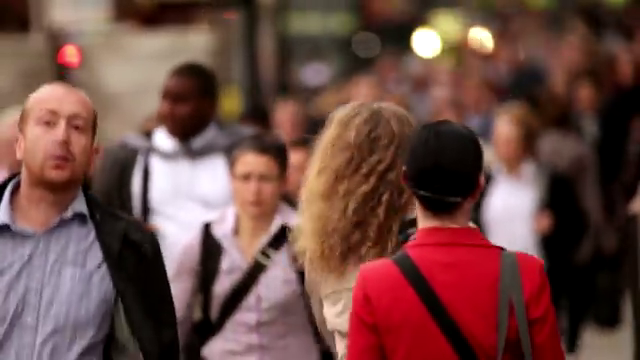
#> input picture frame 72 of test video.mp4, 640 x 360 px
$ python backup.py
#> lines starting #> are read from the running program, lines starting #| are printed output that depends on the picture; after the words box and inside, x2 and y2 are one past the last pixel; in counts of white or black regions, pixels touching at a corner belong together
import cv2
import os
import pathlib

# Load Haar Cascade XML files for face, eyes, and smile
face_cascade_path = pathlib.Path(cv2.__file__).parent.absolute() / "data/haarcascade_frontalface_default.xml"
eye_cascade_path = pathlib.Path(cv2.__file__).parent.absolute() / "data/haarcascade_eye.xml"
smile_cascade_path = pathlib.Path(cv2.__file__).parent.absolute() / "data/haarcascade_smile.xml"

face_cascade = cv2.CascadeClassifier(str(face_cascade_path))
eye_cascade = cv2.CascadeClassifier(str(eye_cascade_path))
smile_cascade = cv2.CascadeClassifier(str(smile_cascade_path))

# File path (image or video)
file_path = "test video.mp4"  # Replace with your image or video file

if not os.path.exists(file_path):
    print(f"Error: File not found at {file_path}")
else:
    if file_path.lower().endswith(('.mp4', '.avi', '.mov', '.mkv')):  # Video extensions
        camera = cv2.VideoCapture(file_path)
        while True:
            ret, frame = camera.read()
#> frame is the input picture: shape (360, 640, 3); mean B, G, R 68.4, 74.2, 110.8
            if not ret:
                print("End of video or unable to fetch frame.")
                break

            gray = cv2.cvtColor(frame, cv2.COLOR_BGR2GRAY)
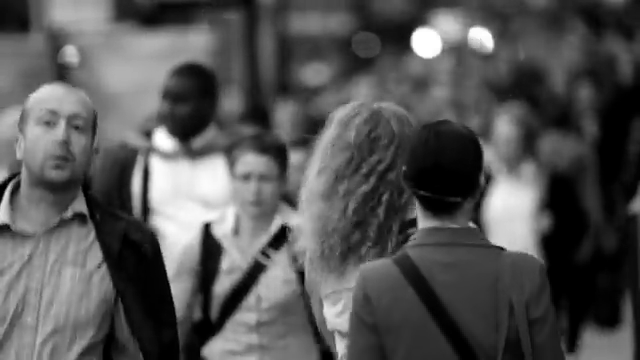
#> gray: shape (360, 640); min 0, max 255, mean 84.4

            # Detect faces
            faces = face_cascade.detectMultiScale(
                gray,
                scaleFactor=1.1,
                minNeighbors=5,
                minSize=(30, 30),
                flags=cv2.CASCADE_SCALE_IMAGE
            )
#> faces = [[224, 155, 62, 62], [18, 89, 89, 89]]

            for (x, y, width, height) in faces:
                cv2.rectangle(frame, (x, y), (x + width, y + height), (255, 255, 0), 2)
                confidence_face = (width * height) / (gray.shape[0] * gray.shape[1]) * 100
                cv2.putText(frame, f"Face: {confidence_face:.2f}%", (x, y - 10), cv2.FONT_HERSHEY_SIMPLEX, 0.6, (255, 255, 0), 2)

                # Region of interest for the face
                roi_gray = gray[y:y + height, x:x + width]
                roi_color = frame[y:y + height, x:x + width]

                # Detect smiles in the lower half of the face
                mouth_roi_gray = roi_gray[height // 2:, :]
                smiles = smile_cascade.detectMultiScale(
                    mouth_roi_gray,
                    scaleFactor=1.8,  # Fine-tune for better accuracy
                    minNeighbors=20,  # Increase for fewer false positives
                    minSize=(25, 25),  # Minimum size for a valid smile
                    flags=cv2.CASCADE_SCALE_IMAGE
                )

                for (sx, sy, sw, sh) in smiles:
                    cv2.rectangle(roi_color, (sx, height // 2 + sy), (sx + sw, height // 2 + sy + sh), (0, 0, 255), 2)
                    confidence_smile = (sw * sh) / (roi_gray.shape[0] * roi_gray.shape[1]) * 100
                    cv2.putText(roi_color, f"Smile: {confidence_smile:.2f}%", (sx, height // 2 + sy - 10), cv2.FONT_HERSHEY_SIMPLEX, 0.5, (0, 0, 255), 1)
#> this loop made 2 passes
#> (x, y, width, height, confidence_face) on passes 1 to 2: (224, 155, 62, 62, 1.67), (18, 89, 89, 89, 3.44)
#> pass 1, `mouth_roi_gray = roi_gray[height // 2:, :]`:
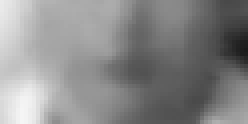
#> mouth_roi_gray: shape (31, 62) (shown 4 times larger); min 26, max 245, mean 137.3
#> pass 2, `roi_gray = gray[y:y + height, x:x + width]`:
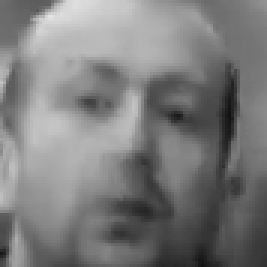
#> roi_gray: shape (89, 89) (shown 3 times larger); min 18, max 226, mean 124
#> after the loop:
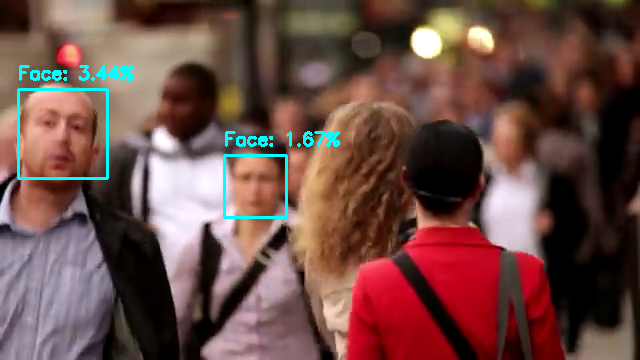
#> frame: shape (360, 640, 3); 1.44% of pixels changed, all inside (x1, y1, x2, y2) = (17, 65, 340, 219)
#> after the loop:
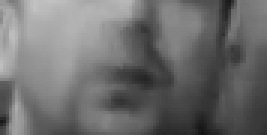
#> mouth_roi_gray: shape (45, 89) (shown 3 times larger); min 19, max 193, mean 109.7
#> after the loop:
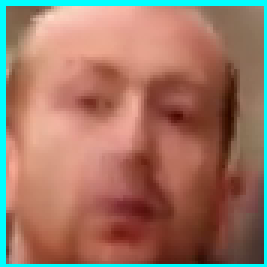
#> roi_color: shape (89, 89, 3) (shown 3 times larger); mean B, G, R 101.2, 118, 157.1

            resized_frame = cv2.resize(frame, (640, 480))
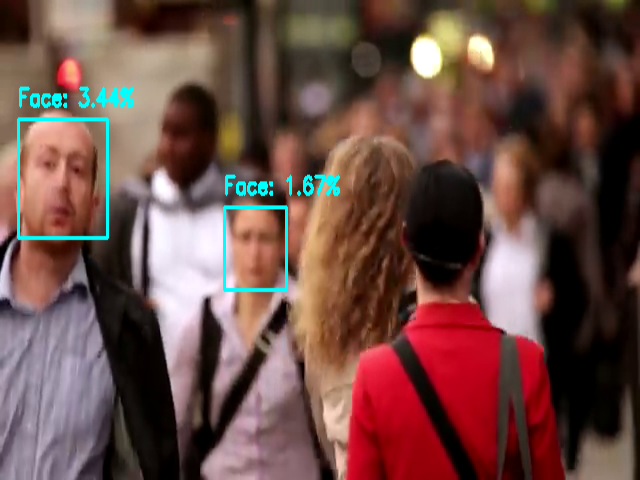
#> resized_frame: shape (480, 640, 3); mean B, G, R 70.7, 76.4, 108.8
            cv2.imshow("Video Frame - Faces and Smiles", resized_frame)

            if cv2.waitKey(1) & 0xFF == ord('q'):
#> (key q is pressed here)
                break

        camera.release()

    elif file_path.lower().endswith(('.jpg', '.jpeg', '.png', '.bmp', '.tiff')):  # Image extensions
        image = cv2.imread(file_path)
        if image is None:
            print("Error: Unable to load the image. Check the file format.")
        else:
            gray = cv2.cvtColor(image, cv2.COLOR_BGR2GRAY)

            # Detect faces
            faces = face_cascade.detectMultiScale(
                gray,
                scaleFactor=1.1,
                minNeighbors=5,
                minSize=(30, 30),
                flags=cv2.CASCADE_SCALE_IMAGE
            )

            for (x, y, width, height) in faces:
                cv2.rectangle(image, (x, y), (x + width, y + height), (255, 255, 0), 2)
                confidence_face = (width * height) / (gray.shape[0] * gray.shape[1]) * 100
                cv2.putText(image, f"Face: {confidence_face:.2f}%", (x, y - 10), cv2.FONT_HERSHEY_SIMPLEX, 0.6, (255, 255, 0), 2)

                # Detect smiles
                mouth_roi_gray = gray[y + height // 2:y + height, x:x + width]
                smiles = smile_cascade.detectMultiScale(
                    mouth_roi_gray,
                    scaleFactor=1.8,
                    minNeighbors=20,
                    minSize=(25, 25),
                    flags=cv2.CASCADE_SCALE_IMAGE
                )

                for (sx, sy, sw, sh) in smiles:
                    cv2.rectangle(image, (x + sx, y + height // 2 + sy), (x + sx + sw, y + height // 2 + sy + sh), (0, 0, 255), 2)
                    confidence_smile = (sw * sh) / (gray.shape[0] * gray.shape[1]) * 100
                    cv2.putText(image, f"Smile: {confidence_smile:.2f}%", (x + sx, y + height // 2 + sy - 10), cv2.FONT_HERSHEY_SIMPLEX, 0.6, (0, 0, 255), 1)

            resized_image = cv2.resize(image, (640, 480))
            cv2.imshow("Image - Faces and Smiles", resized_image)
            cv2.waitKey(0)

cv2.destroyAllWindows()

$ run again, starting later in the video
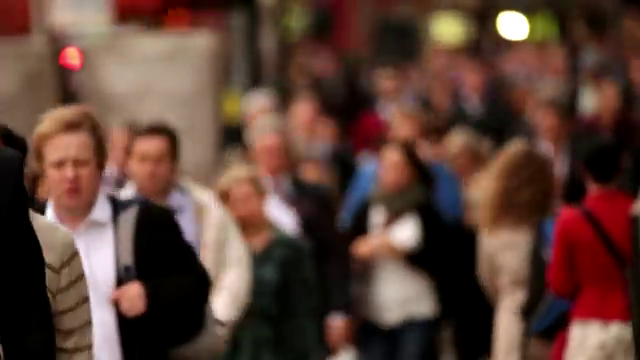
#> input picture frame 324 of test video.mp4, 640 x 360 px
#> frame is the input picture: shape (360, 640, 3); mean B, G, R 54.7, 65, 93.2
#> `gray = cv2.cvtColor(frame, cv2.COLOR_BGR2GRAY)`:
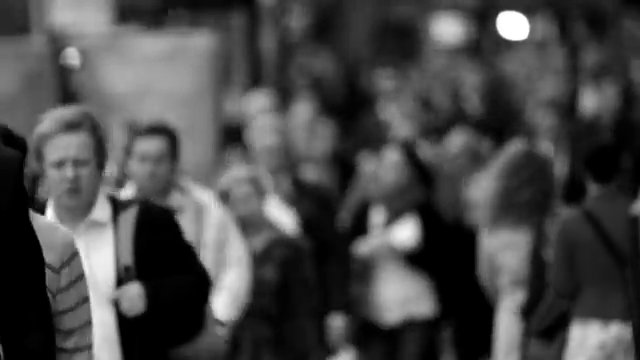
#> gray: shape (360, 640); min 0, max 255, mean 72.2
#> faces = [[124, 137, 56, 56], [38, 139, 65, 65]]
#> the loop `for (x, y, width, height) in faces:` made 2 passes
#> (x, y, width, height, confidence_face) on passes 1 to 2: (124, 137, 56, 56, 1.36), (38, 139, 65, 65, 1.83)
#> `resized_frame = cv2.resize(frame, (640, 480))`:
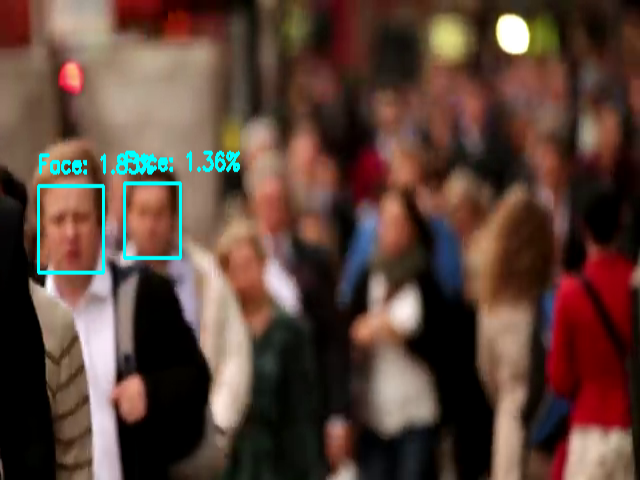
#> resized_frame: shape (480, 640, 3); mean B, G, R 57, 67, 91.5

$ run again, starting later in the video
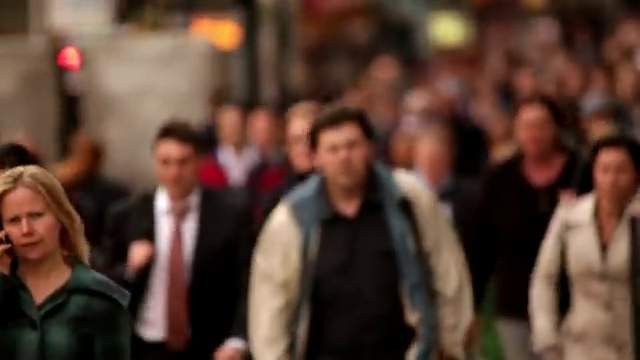
#> input picture frame 576 of test video.mp4, 640 x 360 px
#> frame is the input picture: shape (360, 640, 3); mean B, G, R 50.6, 63.3, 88.7
#> `gray = cv2.cvtColor(frame, cv2.COLOR_BGR2GRAY)`:
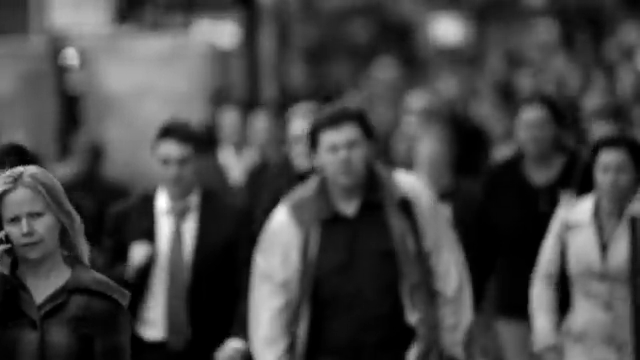
#> gray: shape (360, 640); min 0, max 255, mean 69.4
#> faces = [[587, 151, 49, 49], [313, 125, 59, 59], [149, 143, 53, 53], [0, 198, 55, 55], [544, 205, 61, 61], [97, 24, 97, 97]]
#> the loop `for (x, y, width, height) in faces:` made 6 passes
#> (x, y, width, height, confidence_face) on passes 1 to 6: (587, 151, 49, 49, 1.04), (313, 125, 59, 59, 1.51), (149, 143, 53, 53, 1.22), (0, 198, 55, 55, 1.31), (544, 205, 61, 61, 1.62), (97, 24, 97, 97, 4.08)
#> `resized_frame = cv2.resize(frame, (640, 480))`:
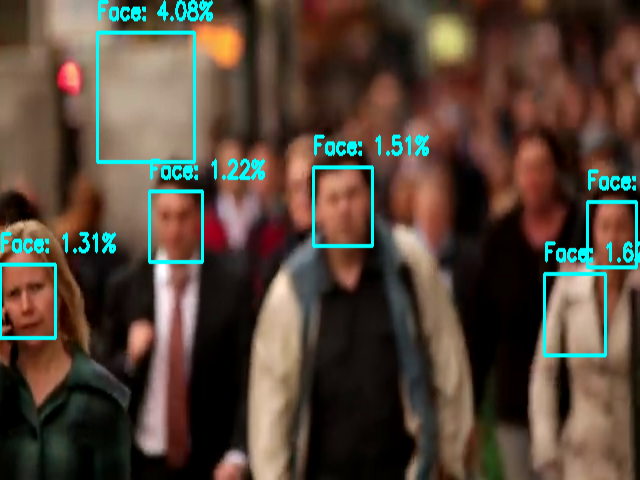
#> resized_frame: shape (480, 640, 3); mean B, G, R 57.9, 70, 85
